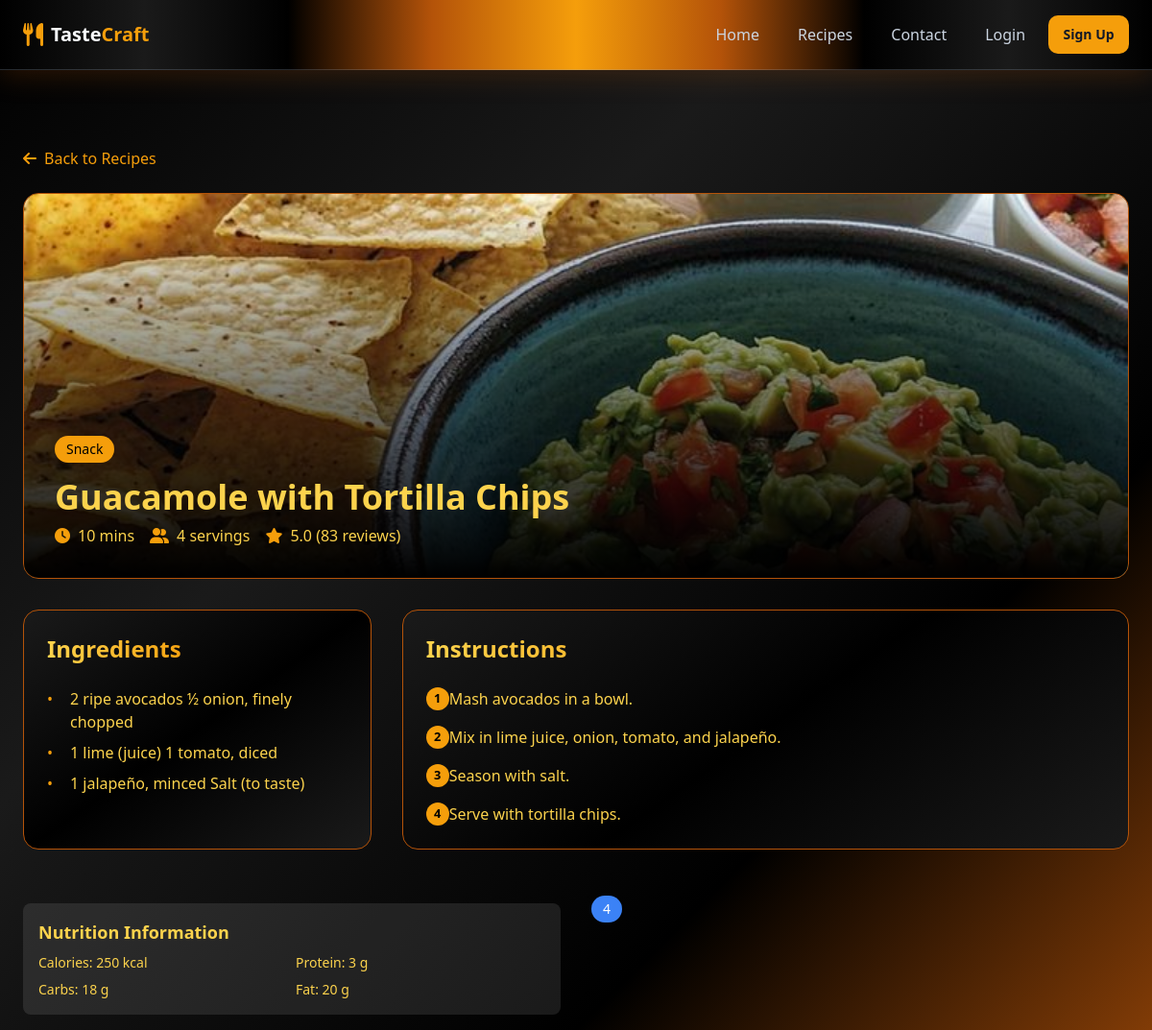
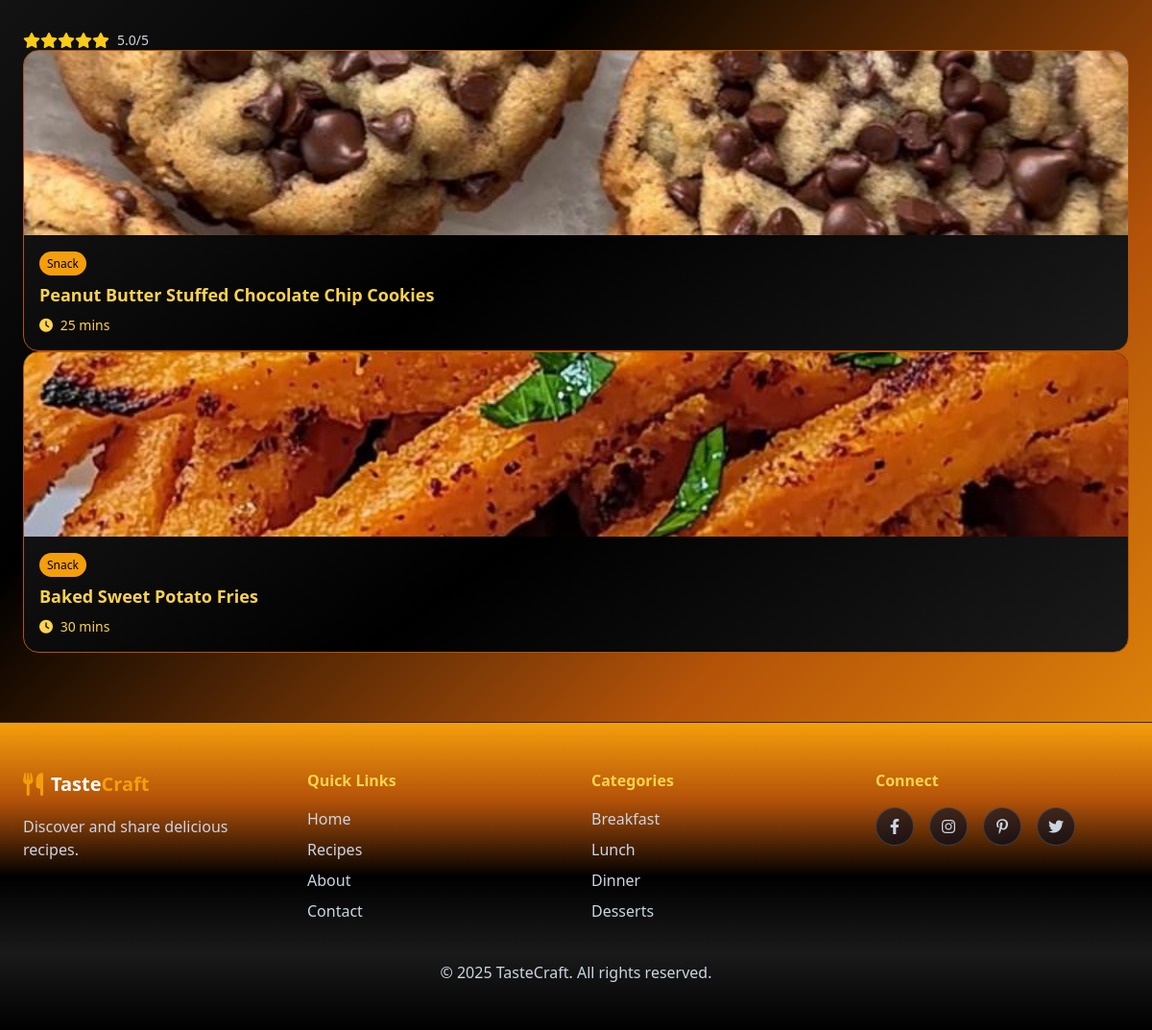
The page /recipe-detail.php?id=42 on the database its author committed (2 pictures, top to bottom).
### tables this page shows
CREATE TABLE `recipes` (
  `id` int(10) UNSIGNED NOT NULL,
  `user_id` int(10) UNSIGNED NOT NULL,
  `category_id` int(10) UNSIGNED NOT NULL,
  `title` varchar(200) NOT NULL,
  `description` text DEFAULT NULL,
  `cooking_time` varchar(50) DEFAULT NULL,
  `image` varchar(255) DEFAULT NULL,
  `created_at` timestamp NOT NULL DEFAULT current_timestamp(),
  `servings` varchar(50) DEFAULT NULL,
  `calories` varchar(50) DEFAULT NULL,
  `protein` varchar(50) DEFAULT NULL,
  `carbs` varchar(50) DEFAULT NULL,
  `fat` varchar(50) DEFAULT NULL,
  `rating` decimal(2,1) DEFAULT 0.0,
  `notes` text DEFAULT NULL
);

CREATE TABLE `categories` (
  `id` int(10) UNSIGNED NOT NULL,
  `name` varchar(100) NOT NULL,
  `description` text DEFAULT NULL,
  `image` varchar(255) DEFAULT NULL,
  `icon` varchar(50) DEFAULT NULL,
  `created_at` timestamp NOT NULL DEFAULT current_timestamp()
);

CREATE TABLE `recipe_ingredients` (
  `id` int(10) UNSIGNED NOT NULL,
  `recipe_id` int(10) UNSIGNED NOT NULL,
  `measure` varchar(100) DEFAULT NULL,
  `ingredient` varchar(255) DEFAULT NULL
);

CREATE TABLE `recipe_instructions` (
  `id` int(10) UNSIGNED NOT NULL,
  `recipe_id` int(10) UNSIGNED NOT NULL,
  `step` text DEFAULT NULL,
  `step_order` int(11) DEFAULT 1
);

### recipe-detail.php (the view, shortened to what this page needs)
<?php
$db = new Database();
$pdo = $db->getConnection();
$recipeId = isset($_GET['id']) ? intval($_GET['id']) : 0;
$stmt = $pdo->prepare("SELECT r.*, c.name AS category
                       FROM recipes r
                       JOIN categories c ON r.category_id = c.id
                       WHERE r.id = ?");
$stmt->execute([$recipeId]);
$recipe = $stmt->fetch(PDO::FETCH_ASSOC);
$stmtIng = $pdo->prepare("SELECT measure, ingredient FROM recipe_ingredients WHERE recipe_id = ?");
$stmtIng->execute([$recipeId]);
$ingredients = $stmtIng->fetchAll(PDO::FETCH_ASSOC);
$stmtInst = $pdo->prepare("SELECT step, step_order
                           FROM recipe_instructions
                           WHERE recipe_id = ? ORDER BY step_order ASC");
$stmtInst->execute([$recipeId]);
$instructions = $stmtInst->fetchAll(PDO::FETCH_ASSOC);
$stmtRelated = $pdo->prepare("SELECT id, title, image, cooking_time AS time
                              FROM recipes
                              WHERE category_id = ? AND id != ?
                              LIMIT 3");
$stmtRelated->execute([$recipe['category_id'], $recipeId]);
$relatedRecipes = $stmtRelated->fetchAll(PDO::FETCH_ASSOC);
?>
    <section class="py-8 px-6">
        <div class="container mx-auto max-w-6xl">
            <a href="recipes.php" class="inline-flex items-center text-gold-500 hover:text-gold-300 mb-6">
                <i class="fas fa-arrow-left mr-2"></i> Back to Recipes
            </a>
            <div id="recipe-container">
                <div class="card-gradient rounded-2xl overflow-hidden mb-8">
                    <div class="relative recipe-hero">
                        <img src="<?php echo $recipe['image']; ?>" alt="<?php echo $recipe['title']; ?>" class="w-full h-full object-cover">
                        <div class="absolute inset-0 bg-gradient-to-t from-black to-transparent"></div>
                        <div class="absolute bottom-0 left-0 p-8 w-full">
                            <div class="flex justify-between items-start mb-4">
                                <span class="bg-gold-500 text-black text-sm px-3 py-1 rounded-full"><?php echo $recipe['category']; ?></span>
                            </div>
                            <h1 class="text-3xl md:text-4xl font-bold mb-2"><?php echo $recipe['title']; ?></h1>
                            <div class="flex flex-wrap gap-4">
                                <div class="flex items-center">
                                    <i class="fas fa-clock text-gold-500 mr-2"></i>
                                    <span><?php echo $recipe['cooking_time']; ?></span>
                                </div>
                                <div class="flex items-center">
                                    <i class="fas fa-user-friends text-gold-500 mr-2"></i>
                                    <span><?php echo $recipe['servings']; ?> servings</span>
                                </div>
                                <div class="flex items-center">
                                    <i class="fas fa-star text-gold-500 mr-2"></i>
                                    <span><?php echo $recipe['rating']; ?> (<?php echo rand(20, 100); ?> reviews)</span>
                                </div>
                            </div>
                        </div>
                    </div>
                </div>
                <div class="grid grid-cols-1 lg:grid-cols-3 gap-8">
                    <div class="card-gradient rounded-2xl p-6 lg:col-span-1">
                        <h2 class="text-2xl font-bold mb-6 gold-gradient-text">Ingredients</h2>
                        <ul class="ingredient-list">
                            <?php foreach ($ingredients as $ingredient): ?>
    <li><?php echo htmlspecialchars($ingredient['measure'] . ' ' . $ingredient['ingredient']); ?></li>
<?php endforeach; ?>
                        </ul>
                    </div>
                    <div class="card-gradient rounded-2xl p-6 lg:col-span-2">
                        <h2 class="text-2xl font-bold mb-6 gold-gradient-text">Instructions</h2>
                        <ol class="instruction-list space-y-4">
                            <?php foreach ($instructions as $instruction): ?>
    <li> <?php echo htmlspecialchars($instruction['step']); ?></li>
<?php endforeach; ?>
                        </ol>
                    </div>
                </div>
                <div class="grid grid-cols-1 md:grid-cols-2 gap-8 mt-8">
<div class="mt-6 bg-white/10 p-4 rounded-lg">
    <h3 class="text-lg font-bold mb-2">Nutrition Information</h3>
    <ul class="grid grid-cols-2 gap-2 text-sm">
        <li>Calories: <?php echo htmlspecialchars($recipe['calories'] ?? 'N/A'); ?></li>
        <li>Protein: <?php echo htmlspecialchars($recipe['protein'] ?? 'N/A'); ?></li>
        <li>Carbs: <?php echo htmlspecialchars($recipe['carbs'] ?? 'N/A'); ?></li>
        <li>Fat: <?php echo htmlspecialchars($recipe['fat'] ?? 'N/A'); ?></li>
    </ul>
</div>
<div class="mt-4">
    <span class="inline-block bg-blue-500 text-white px-3 py-1 rounded-full text-sm">
        <?php echo htmlspecialchars($recipe['servings'] ?? ''); ?>
    </span>
</div>
<div class="mt-4 flex items-center">
    <?php
    $rating = (float)($recipe['rating'] ?? 0);
$fullStars = floor($rating);
?>
    <div class="flex text-yellow-400">
        <?php for ($i = 0; $i < $fullStars; $i++): ?>
            <i class="fas fa-star"></i>
        <?php endfor; ?>
    </div>
    <span class="ml-2 text-sm text-gray-300">
        <?php echo number_format($rating, 1); ?>/5
    </span>
</div>
                </div>
                <?php foreach ($relatedRecipes as $related): ?>
<div class="card-gradient rounded-2xl overflow-hidden">
    <a href="recipe-detail.php?id=<?php echo $related['id']; ?>">
        <img src="<?php echo htmlspecialchars($related['image']); ?>" alt="<?php echo htmlspecialchars($related['title']); ?>" class="w-full h-48 object-cover">
        <div class="p-4">
            <span class="bg-gold-500 text-black text-xs px-2 py-1 rounded-full">
                <?php echo htmlspecialchars($recipe['category']); ?>
            </span>
            <h3 class="text-lg font-bold my-2"><?php echo htmlspecialchars($related['title']); ?></h3>
            <div class="flex justify-between items-center">
                <span class="text-sm"><i class="fas fa-clock mr-1"></i> <?php echo htmlspecialchars($related['time']); ?></span>
            </div>
        </div>
    </a>
</div>
<?php endforeach; ?>
            </div>
        </div>
    </section>
<?php
include 'layout.php';
?>

### layout.php (style rules this page uses)
:root { --primary-dark: #0f172a; --primary: #1e293b; --secondary: #f59e0b; --secondary-light: #fcd34d; --accent: #b45309; --text-primary: #f8fafc; --text-secondary: #cbd5e1; --card-bg: rgba(15, 23, 42, 0.7); --hover-bg: rgba(245, 158, 11, 0.1); --border-soft: rgba(148,163,184,.25); }
body { background: radial-gradient(1200px 600px at top left, rgba(245, 158, 11, 0.07), transparent), linear-gradient(180deg, var(--primary-dark), var(--primary)); color: var(--text-primary); min-height: 100vh; }

### recipe-detail.php (style rules this page uses)
body { background: linear-gradient(135deg, #000000, #1a1a1a, #000000, #b45309, #f59e0b); background-attachment: fixed; color: #fcd34d; min-height: 100vh; }
.card-gradient { background: linear-gradient(145deg, #1a1a1a, #000000, #1a1a1a); border: 1px solid #b45309; }
.gold-gradient-text { background: linear-gradient(to right, #fcd34d, #f59e0b, #b45309); -webkit-background-clip: text; -webkit-text-fill-color: transparent; }
.ingredient-list li, .instruction-list li { margin-bottom: 0.5rem; padding-left: 1.5rem; position: relative; }
.ingredient-list li:before { content: "•"; color: #f59e0b; position: absolute; left: 0; }
.instruction-list li:before { content: counter(step); counter-increment: step; background: #f59e0b; color: #000; width: 24px; height: 24px; border-radius: 50%; display: inline-flex; align-items: center; justify-content: center; position: absolute; left: 0; font-size: 0.8rem; font-weight: bold; }
.instruction-list { counter-reset: step; }
.recipe-hero { height: 400px; }

### rows shown on the page
recipes: image (picture), category.name "Snack", title "Guacamole with Tortilla Chips", cooking_time "10 mins", servings "4", rating "5.0", calories "250 kcal", protein "3 g", carbs "18 g", fat "20 g"
recipe_ingredients: measure+ingredient "2 ripe avocados ½ onion, finely chopped"
recipe_ingredients: measure+ingredient "1 lime (juice) 1 tomato, diced"
recipe_ingredients: measure+ingredient "1 jalapeño, minced Salt (to taste)"
recipe_instructions: step "Mash avocados in a bowl."
recipe_instructions: step "Mix in lime juice, onion, tomato, and jalapeño."
recipe_instructions: step "Season with salt."
recipe_instructions: step "Serve with tortilla chips."
recipes: image (picture), category.name "Snack", title "Peanut Butter Stuffed Chocolate Chip Cookies", cooking_time "25 mins"
recipes: image (picture), category.name "Snack", title "Baked Sweet Potato Fries", cooking_time "30 mins"
